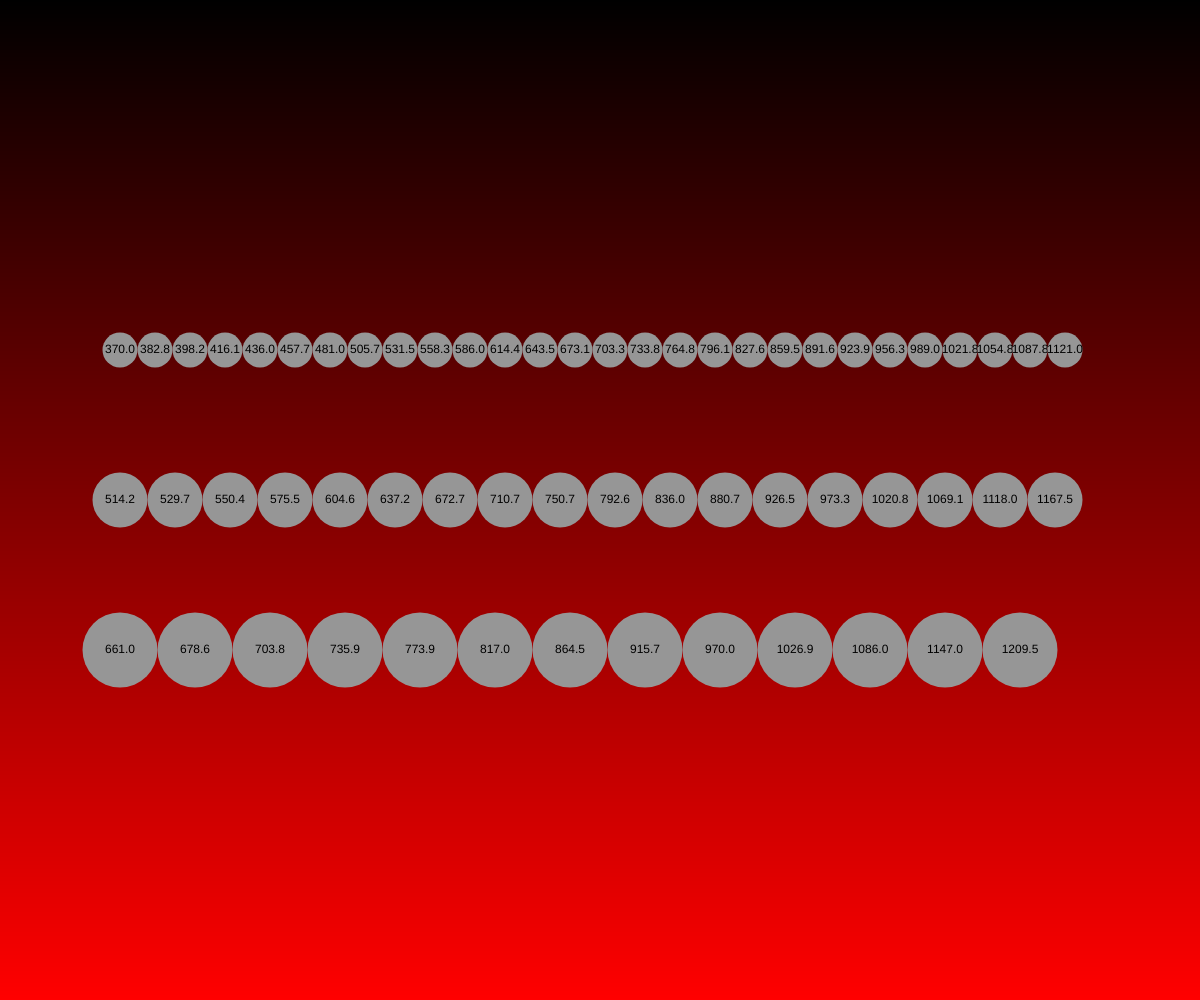
Frame 1 (no input)
Frame 60 (no input): identical to frame 1, image omitted
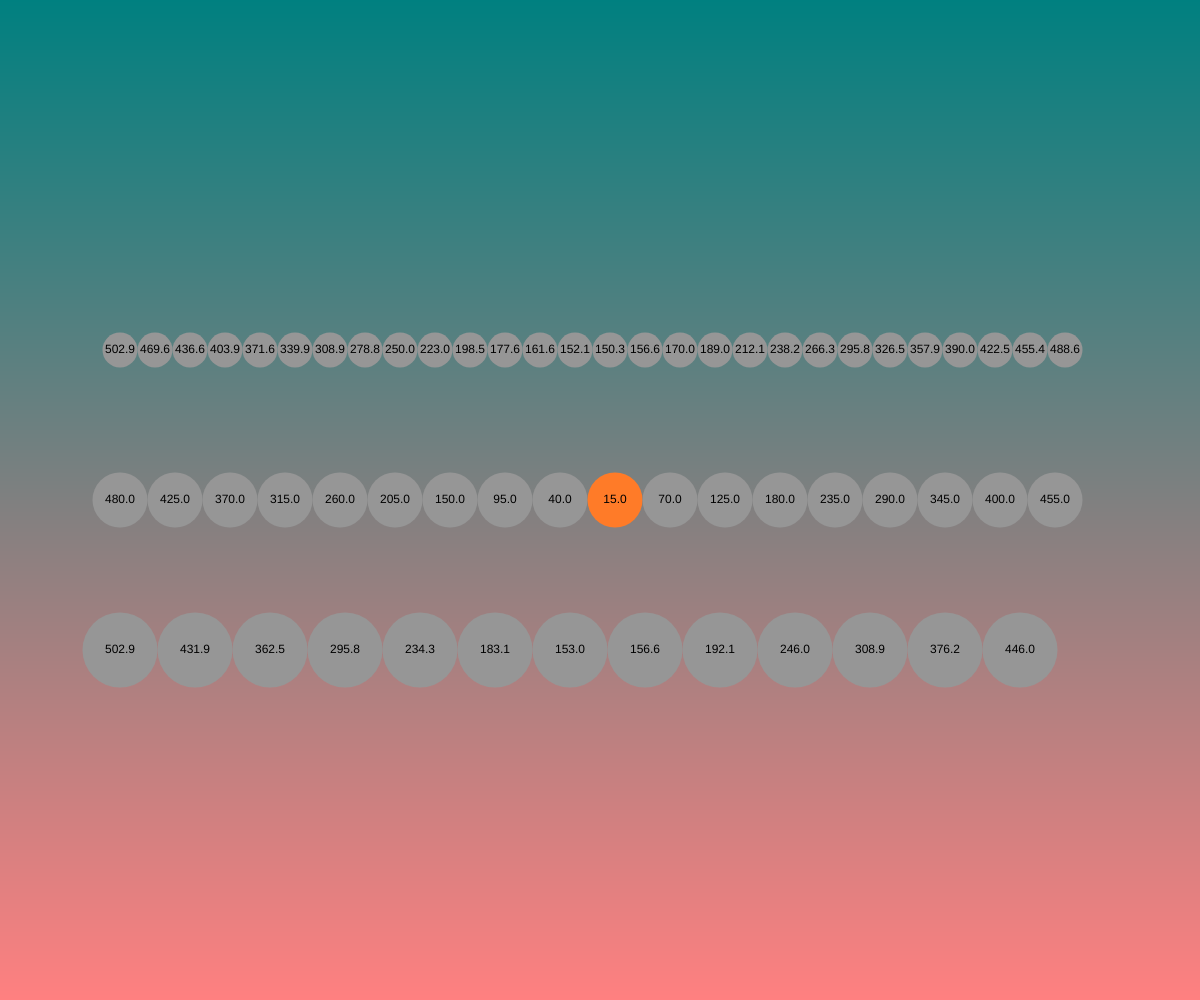
Frame 120 (the mouse pressed at the canvas centre since frame 60)

The p5.js sketch that drew these frames (run headless with seeded random() and noise() and a simulated clock; from frame 60 on, the mouse is pressed at the canvas centre):

// p5.js sketch
// ── sketch.js
// Drawing with Single Loops
// Aamish
// 23 September, 2025


// Globals
let circleSize = 35

function setup() {
  createCanvas(windowWidth, windowHeight);
}

function draw() {
  gradiantBackground();
  circleLine(height * 0.35, 35);
  circleLine(height * 0.5, 55);
  circleLine(height * 0.65, 75);
}

function gradiantBackground(){
  //create a gradiant to use as a background
   let h = 1; //height of each rectangle

   //use a loop (doesnt have to be a WHILE) to draw a vertical stack of rectangles
   let y = 0;
   while (y <= height){
    noStroke();
    let mappedY = map(y, 0, height, 0, 255);
    fill(mappedY, map(mouseX, 0, width, 0, 255), map(mouseY, 0, height, 0, 255));
    rect(0, y, width, h);
    y += h;
   }

}

function cDistance(x1, y1, x2, y2){
  // calculate the straightline distance 
  //between (x1, y1) and (x2, y2)
  let a = abs(x1 - x2);
  let b = abs (y1 - y2);
  let c = sqrt(pow(a,2) + pow(b,2));
  return c.toFixed(1); //keep only 1 decimal place
}


function circleLine(y,circleSize){
  //use this function to draw a line of circles (loop)
  // y → number   the height at which to draw the line
  let xStart = width * 0.1; // → 10% position from the origin on the x-axis
  let xEnd = width * 0.9; // → 90% position from the origin on the x-axis

  for ( let x = xStart; x <= xEnd ; x = x + circleSize){
    let d = cDistance(x,y, mouseX, mouseY);
    if(d <= circleSize/2){
      fill(255, 123, 40);
    }
    else fill(150);

    circle(x, y, circleSize);
    textAlign(CENTER, CENTER)
    fill(0)
    text(d, x, y);
  }
}
